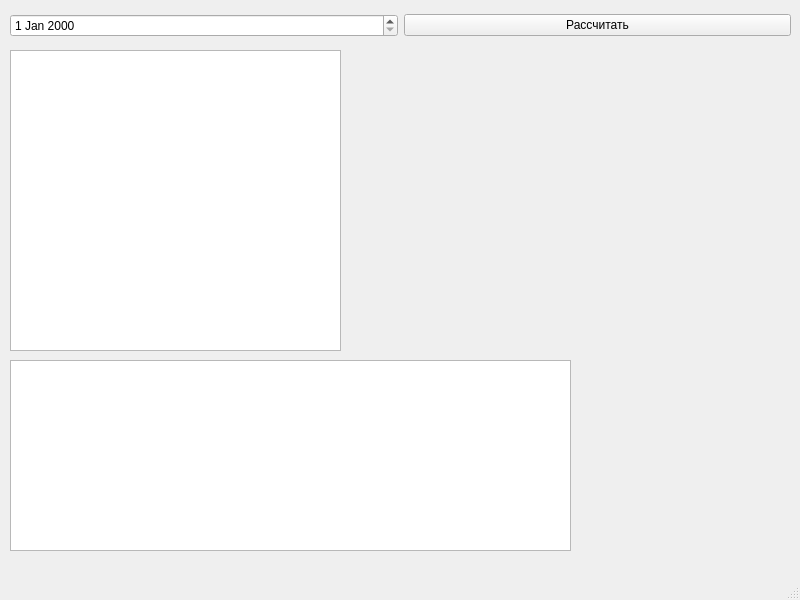
<?xml version="1.0" encoding="UTF-8"?>
<ui version="4.0">
 <class>MainWindow</class>
 <widget class="QMainWindow" name="MainWindow">
  <property name="geometry">
   <rect>
    <x>0</x>
    <y>0</y>
    <width>800</width>
    <height>600</height>
   </rect>
  </property>
  <property name="windowTitle">
   <string>Кульминационные циклы</string>
  </property>
  <widget class="QWidget" name="centralwidget">
   <widget class="QWidget" name="formLayoutWidget">
    <property name="geometry">
     <rect>
      <x>10</x>
      <y>10</y>
      <width>781</width>
      <height>31</height>
     </rect>
    </property>
    <layout class="QHBoxLayout" name="horizontalLayout">
     <item>
      <widget class="QDateEdit" name="dateEdit"/>
     </item>
     <item>
      <widget class="QPushButton" name="pushButton">
       <property name="text">
        <string>Рассчитать</string>
       </property>
      </widget>
     </item>
    </layout>
   </widget>
   <widget class="QWidget" name="horizontalLayoutWidget">
    <property name="geometry">
     <rect>
      <x>10</x>
      <y>50</y>
      <width>331</width>
      <height>301</height>
     </rect>
    </property>
    <layout class="QHBoxLayout" name="horizontalLayout_2">
     <item>
      <widget class="QChartView" name="chartView"/>
     </item>
    </layout>
   </widget>
   <widget class="QWidget" name="horizontalLayoutWidget_2">
    <property name="geometry">
     <rect>
      <x>10</x>
      <y>360</y>
      <width>561</width>
      <height>191</height>
     </rect>
    </property>
    <layout class="QHBoxLayout" name="horizontalLayout_3">
     <item>
      <widget class="QTableWidget" name="tableWidget"/>
     </item>
    </layout>
   </widget>
  </widget>
  <widget class="QMenuBar" name="menubar">
   <property name="geometry">
    <rect>
     <x>0</x>
     <y>0</y>
     <width>800</width>
     <height>21</height>
    </rect>
   </property>
  </widget>
  <widget class="QStatusBar" name="statusbar"/>
 </widget>
 <customwidgets>
  <customwidget>
   <class>QChartView</class>
   <extends>QGraphicsView</extends>
   <header>QtCharts</header>
  </customwidget>
 </customwidgets>
 <resources/>
 <connections/>
</ui>
